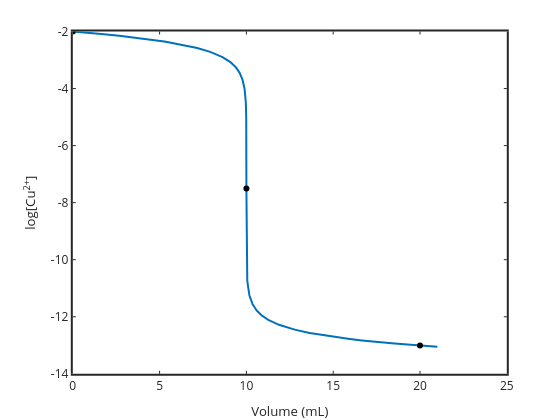

The notebook cell this image was saved under:
### Markdown cell above
# titration curve

a=K$_f$

b=K$_f$L$_T$-M$_T$K$_f$+1

c=-M$_T$

We can solve for every point using this quadratic.

To sketch though we can use just 3 points.  0, Ve and 2Ve.

<b>at 0 added EDTA</b> the first point log[Cu$^{2+}$] is just the initial concentration of copper (0.01M)

At equiv. point (Ve) we can think of the K$_f$ expression

$$K_f^{\prime} = \dfrac{[ML]}{[M]\times[L]}$$

<b>At equiv</b> [M]=[L] and since all the metal is complexed [ML]=MT so at the equiv point 

$$K_f^{\prime} = \dfrac{M_T}{[M]^2}$$

rearrange

$$[M] = \sqrt{\left(\dfrac{M_T}{K_f^\prime}\right)}$$

<b>At 2Ve</b> [ML]=[L] because we have just as much excess EDTA added as the amount that complexed to the metal.  So from K$_f$ we can see

$$[M] = \dfrac{1}{K_f^\prime}$$

### Code cell
%plot -s 600,600 -f 'svg'
CuTinitial=0.01; VT=0.100; EDTAstockconc=0.1;
volume=0:0.01:21; volume=volume./1000; %convert mL to L. 

EDTAT=(volume*EDTAstockconc)./(VT+volume);
CuT=(CuTinitial*VT)./(VT+volume); % correct for dilution

for i=1:length(EDTAT)
    a=Kfprime; b=EDTAT(i)*Kfprime-CuT(i)*Kfprime+1; c=-CuT(i);
    t=roots([a b c]); %finds the roots
    t=t(imag(t)==0); %sets any imaginary roots to zero
    t=t(t>0); % just the positive real root
    logM(i)=log10(t);
end


plot(volume*1000,logM,'linewidth',2); xlabel('Volume (mL)'); ylabel('log[Cu^{2+}]')
set(gca,'fontsize',11,'linewidth',2)
title('CuCl_2 titrated with EDTA')

hold on
plot([0 10 20],[log10(CuTinitial) log10(sqrt(CuTinitial/Kfprime)) log10(1/Kfprime)],'ko')

set(gca,'fontsize',12)

### Figure 1 — Plotly figure (JSON) as saved in the notebook; plotly's stock layout.template omitted (floating-point values rounded to 4 significant figures; data arrays with more than 128 entries replaced by an {"elided": "..."} marker saying what was removed)
{"data": [{"line": {"color": "rgb(0,113,188)", "dash": "solid", "width": 2}, "marker": {"color": "rgb(0,113,188)", "line": {"color": "rgb(0,113,188)"}, "size": 6, "symbol": "none"}, "mode": "lines", "name": "", "showlegend": false, "type": "scatter", "visibility": true, "x": {"elided": "2101 float values"}, "xaxis": "x", "y": {"elided": "2101 float values"}, "yaxis": "y"}, {"line": {"color": "rgb(0,0,0)", "width": 0.5}, "marker": {"color": "rgb(0,0,0)", "line": {"color": "rgb(0,0,0)"}, "size": 6, "symbol": "circle"}, "mode": "markers", "name": "", "showlegend": false, "type": "scatter", "visibility": true, "x": [0, 10, 20], "xaxis": "x", "y": [-2, -7.504, -13.01], "yaxis": "y"}], "layout": {"height": 420, "hovermode": "closest", "margin": {"b": 0, "l": 0, "r": 0, "t": 0}, "plot_bgcolor": "rgba(0,0,0,0)", "showlegend": false, "width": 560, "xaxis": {"anchor": "y", "autorange": false, "domain": [0.13, 0.905], "exponentformat": "none", "gridcolor": "rgba(38,38,38,0.15)", "gridwidth": 2, "linecolor": "rgb(38,38,38)", "linewidth": 2, "mirror": "ticks", "range": [0, 25], "showgrid": false, "showline": true, "side": "bottom", "spikedash": "solid", "spikemode": "across", "spikesides": false, "spikethickness": 1, "tickangle": 0, "tickcolor": "rgb(38,38,38)", "tickfont": {"color": "rgb(38,38,38)", "size": 12}, "ticklen": 3, "ticks": "inside", "ticktext": ["0", "5", "10", "15", "20", "25"], "tickvals": [0, 5, 10, 15, 20, 25], "title": {"font": {"color": "rgb(38,38,38)", "size": 13.2}, "text": "Volume (mL)"}, "type": "linear", "visible": true, "zeroline": false}, "yaxis": {"anchor": "x", "autorange": false, "domain": [0.11, 0.925], "exponentformat": "none", "gridcolor": "rgba(38,38,38,0.15)", "gridwidth": 2, "linecolor": "rgb(38,38,38)", "linewidth": 2, "mirror": "ticks", "range": [-14, -2], "showgrid": false, "showline": true, "side": "left", "spikedash": "solid", "spikemode": "across", "spikesides": false, "spikethickness": 1, "tickangle": 0, "tickcolor": "rgb(38,38,38)", "tickfont": {"color": "rgb(38,38,38)", "size": 12}, "ticklen": 3, "ticks": "inside", "ticktext": ["-14", "-12", "-10", "-8", "-6", "-4", "-2"], "tickvals": [-14, -12, -10, -8, -6, -4, -2], "title": {"font": {"color": "rgb(38,38,38)", "size": 13.2}, "text": "log[Cu<sup>2+</sup>]"}, "type": "linear", "visible": true, "zeroline": false}}}
